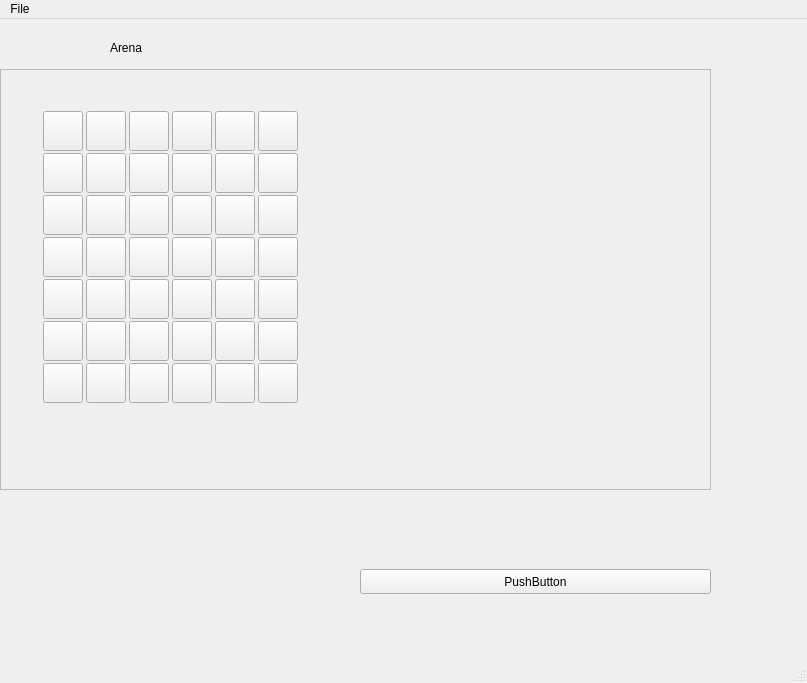
<?xml version="1.0" encoding="UTF-8"?>
<ui version="4.0">
 <class>MainWindow</class>
 <widget class="QMainWindow" name="MainWindow">
  <property name="geometry">
   <rect>
    <x>0</x>
    <y>0</y>
    <width>807</width>
    <height>683</height>
   </rect>
  </property>
  <property name="windowTitle">
   <string>MainWindow</string>
  </property>
  <widget class="QWidget" name="centralwidget">
   <widget class="QWidget" name="horizontalLayoutWidget">
    <property name="geometry">
     <rect>
      <x>0</x>
      <y>50</y>
      <width>711</width>
      <height>421</height>
     </rect>
    </property>
    <layout class="QHBoxLayout" name="horizontalLayout">
     <item>
      <widget class="QFrame" name="frame">
       <property name="frameShape">
        <enum>QFrame::StyledPanel</enum>
       </property>
       <property name="frameShadow">
        <enum>QFrame::Raised</enum>
       </property>
       <widget class="QWidget" name="gridLayoutWidget">
        <property name="geometry">
         <rect>
          <x>40</x>
          <y>40</y>
          <width>261</width>
          <height>301</height>
         </rect>
        </property>
        <layout class="QGridLayout" name="gridLayout">
         <property name="sizeConstraint">
          <enum>QLayout::SetDefaultConstraint</enum>
         </property>
         <property name="spacing">
          <number>0</number>
         </property>
         <item row="0" column="4">
          <widget class="QPushButton" name="btnArena14">
           <property name="minimumSize">
            <size>
             <width>40</width>
             <height>40</height>
            </size>
           </property>
           <property name="maximumSize">
            <size>
             <width>40</width>
             <height>40</height>
            </size>
           </property>
           <property name="text">
            <string/>
           </property>
          </widget>
         </item>
         <item row="0" column="5">
          <widget class="QPushButton" name="btnArena15">
           <property name="minimumSize">
            <size>
             <width>40</width>
             <height>40</height>
            </size>
           </property>
           <property name="maximumSize">
            <size>
             <width>40</width>
             <height>40</height>
            </size>
           </property>
           <property name="text">
            <string/>
           </property>
          </widget>
         </item>
         <item row="1" column="2">
          <widget class="QPushButton" name="pushButton_19">
           <property name="minimumSize">
            <size>
             <width>40</width>
             <height>40</height>
            </size>
           </property>
           <property name="maximumSize">
            <size>
             <width>40</width>
             <height>40</height>
            </size>
           </property>
           <property name="text">
            <string/>
           </property>
          </widget>
         </item>
         <item row="1" column="4">
          <widget class="QPushButton" name="pushButton_21">
           <property name="minimumSize">
            <size>
             <width>40</width>
             <height>40</height>
            </size>
           </property>
           <property name="maximumSize">
            <size>
             <width>40</width>
             <height>40</height>
            </size>
           </property>
           <property name="text">
            <string/>
           </property>
          </widget>
         </item>
         <item row="6" column="3">
          <widget class="QPushButton" name="pushButton_41">
           <property name="minimumSize">
            <size>
             <width>40</width>
             <height>40</height>
            </size>
           </property>
           <property name="maximumSize">
            <size>
             <width>40</width>
             <height>40</height>
            </size>
           </property>
           <property name="text">
            <string/>
           </property>
          </widget>
         </item>
         <item row="4" column="2">
          <widget class="QPushButton" name="pushButton_29">
           <property name="minimumSize">
            <size>
             <width>40</width>
             <height>40</height>
            </size>
           </property>
           <property name="maximumSize">
            <size>
             <width>40</width>
             <height>40</height>
            </size>
           </property>
           <property name="text">
            <string/>
           </property>
          </widget>
         </item>
         <item row="0" column="0">
          <widget class="QPushButton" name="pushButton_4">
           <property name="enabled">
            <bool>true</bool>
           </property>
           <property name="sizePolicy">
            <sizepolicy hsizetype="Minimum" vsizetype="Minimum">
             <horstretch>1</horstretch>
             <verstretch>5</verstretch>
            </sizepolicy>
           </property>
           <property name="minimumSize">
            <size>
             <width>40</width>
             <height>40</height>
            </size>
           </property>
           <property name="maximumSize">
            <size>
             <width>40</width>
             <height>40</height>
            </size>
           </property>
           <property name="text">
            <string/>
           </property>
          </widget>
         </item>
         <item row="1" column="1">
          <widget class="QPushButton" name="pushButton_18">
           <property name="minimumSize">
            <size>
             <width>40</width>
             <height>40</height>
            </size>
           </property>
           <property name="maximumSize">
            <size>
             <width>40</width>
             <height>40</height>
            </size>
           </property>
           <property name="text">
            <string/>
           </property>
          </widget>
         </item>
         <item row="6" column="4">
          <widget class="QPushButton" name="pushButton_33">
           <property name="minimumSize">
            <size>
             <width>40</width>
             <height>40</height>
            </size>
           </property>
           <property name="maximumSize">
            <size>
             <width>40</width>
             <height>40</height>
            </size>
           </property>
           <property name="text">
            <string/>
           </property>
          </widget>
         </item>
         <item row="6" column="0">
          <widget class="QPushButton" name="pushButton_17">
           <property name="minimumSize">
            <size>
             <width>40</width>
             <height>40</height>
            </size>
           </property>
           <property name="maximumSize">
            <size>
             <width>40</width>
             <height>40</height>
            </size>
           </property>
           <property name="text">
            <string/>
           </property>
          </widget>
         </item>
         <item row="0" column="3">
          <widget class="QPushButton" name="btnArena13">
           <property name="minimumSize">
            <size>
             <width>40</width>
             <height>40</height>
            </size>
           </property>
           <property name="maximumSize">
            <size>
             <width>40</width>
             <height>40</height>
            </size>
           </property>
           <property name="text">
            <string/>
           </property>
          </widget>
         </item>
         <item row="4" column="3">
          <widget class="QPushButton" name="pushButton_30">
           <property name="minimumSize">
            <size>
             <width>40</width>
             <height>40</height>
            </size>
           </property>
           <property name="maximumSize">
            <size>
             <width>40</width>
             <height>40</height>
            </size>
           </property>
           <property name="text">
            <string/>
           </property>
          </widget>
         </item>
         <item row="3" column="4">
          <widget class="QPushButton" name="pushButton_26">
           <property name="minimumSize">
            <size>
             <width>40</width>
             <height>40</height>
            </size>
           </property>
           <property name="maximumSize">
            <size>
             <width>40</width>
             <height>40</height>
            </size>
           </property>
           <property name="text">
            <string/>
           </property>
          </widget>
         </item>
         <item row="2" column="5">
          <widget class="QPushButton" name="pushButton_13">
           <property name="minimumSize">
            <size>
             <width>40</width>
             <height>40</height>
            </size>
           </property>
           <property name="maximumSize">
            <size>
             <width>40</width>
             <height>40</height>
            </size>
           </property>
           <property name="text">
            <string/>
           </property>
          </widget>
         </item>
         <item row="2" column="0">
          <widget class="QPushButton" name="pushButton_14">
           <property name="minimumSize">
            <size>
             <width>40</width>
             <height>40</height>
            </size>
           </property>
           <property name="maximumSize">
            <size>
             <width>40</width>
             <height>40</height>
            </size>
           </property>
           <property name="text">
            <string/>
           </property>
          </widget>
         </item>
         <item row="6" column="2">
          <widget class="QPushButton" name="pushButton_42">
           <property name="minimumSize">
            <size>
             <width>40</width>
             <height>40</height>
            </size>
           </property>
           <property name="maximumSize">
            <size>
             <width>40</width>
             <height>40</height>
            </size>
           </property>
           <property name="text">
            <string/>
           </property>
          </widget>
         </item>
         <item row="5" column="5">
          <widget class="QPushButton" name="pushButton_37">
           <property name="minimumSize">
            <size>
             <width>40</width>
             <height>40</height>
            </size>
           </property>
           <property name="maximumSize">
            <size>
             <width>40</width>
             <height>40</height>
            </size>
           </property>
           <property name="text">
            <string/>
           </property>
          </widget>
         </item>
         <item row="2" column="1">
          <widget class="QPushButton" name="pushButton_5">
           <property name="minimumSize">
            <size>
             <width>40</width>
             <height>40</height>
            </size>
           </property>
           <property name="maximumSize">
            <size>
             <width>40</width>
             <height>40</height>
            </size>
           </property>
           <property name="text">
            <string/>
           </property>
          </widget>
         </item>
         <item row="2" column="4">
          <widget class="QPushButton" name="pushButton_12">
           <property name="minimumSize">
            <size>
             <width>40</width>
             <height>40</height>
            </size>
           </property>
           <property name="maximumSize">
            <size>
             <width>40</width>
             <height>40</height>
            </size>
           </property>
           <property name="text">
            <string/>
           </property>
          </widget>
         </item>
         <item row="1" column="3">
          <widget class="QPushButton" name="pushButton_20">
           <property name="minimumSize">
            <size>
             <width>40</width>
             <height>40</height>
            </size>
           </property>
           <property name="maximumSize">
            <size>
             <width>40</width>
             <height>40</height>
            </size>
           </property>
           <property name="text">
            <string/>
           </property>
          </widget>
         </item>
         <item row="3" column="0">
          <widget class="QPushButton" name="pushButton_15">
           <property name="minimumSize">
            <size>
             <width>40</width>
             <height>40</height>
            </size>
           </property>
           <property name="maximumSize">
            <size>
             <width>40</width>
             <height>40</height>
            </size>
           </property>
           <property name="text">
            <string/>
           </property>
          </widget>
         </item>
         <item row="2" column="3">
          <widget class="QPushButton" name="pushButton_10">
           <property name="minimumSize">
            <size>
             <width>40</width>
             <height>40</height>
            </size>
           </property>
           <property name="maximumSize">
            <size>
             <width>40</width>
             <height>40</height>
            </size>
           </property>
           <property name="text">
            <string/>
           </property>
          </widget>
         </item>
         <item row="6" column="1">
          <widget class="QPushButton" name="pushButton_43">
           <property name="minimumSize">
            <size>
             <width>40</width>
             <height>40</height>
            </size>
           </property>
           <property name="maximumSize">
            <size>
             <width>40</width>
             <height>40</height>
            </size>
           </property>
           <property name="text">
            <string/>
           </property>
          </widget>
         </item>
         <item row="4" column="4">
          <widget class="QPushButton" name="pushButton_31">
           <property name="minimumSize">
            <size>
             <width>40</width>
             <height>40</height>
            </size>
           </property>
           <property name="maximumSize">
            <size>
             <width>40</width>
             <height>40</height>
            </size>
           </property>
           <property name="text">
            <string/>
           </property>
          </widget>
         </item>
         <item row="4" column="5">
          <widget class="QPushButton" name="pushButton_32">
           <property name="minimumSize">
            <size>
             <width>40</width>
             <height>40</height>
            </size>
           </property>
           <property name="maximumSize">
            <size>
             <width>40</width>
             <height>40</height>
            </size>
           </property>
           <property name="text">
            <string/>
           </property>
          </widget>
         </item>
         <item row="3" column="5">
          <widget class="QPushButton" name="pushButton_27">
           <property name="minimumSize">
            <size>
             <width>40</width>
             <height>40</height>
            </size>
           </property>
           <property name="maximumSize">
            <size>
             <width>40</width>
             <height>40</height>
            </size>
           </property>
           <property name="text">
            <string/>
           </property>
          </widget>
         </item>
         <item row="5" column="4">
          <widget class="QPushButton" name="pushButton_40">
           <property name="minimumSize">
            <size>
             <width>40</width>
             <height>40</height>
            </size>
           </property>
           <property name="maximumSize">
            <size>
             <width>40</width>
             <height>40</height>
            </size>
           </property>
           <property name="text">
            <string/>
           </property>
          </widget>
         </item>
         <item row="4" column="1">
          <widget class="QPushButton" name="pushButton_28">
           <property name="minimumSize">
            <size>
             <width>40</width>
             <height>40</height>
            </size>
           </property>
           <property name="maximumSize">
            <size>
             <width>40</width>
             <height>40</height>
            </size>
           </property>
           <property name="text">
            <string/>
           </property>
          </widget>
         </item>
         <item row="5" column="1">
          <widget class="QPushButton" name="pushButton_39">
           <property name="minimumSize">
            <size>
             <width>40</width>
             <height>40</height>
            </size>
           </property>
           <property name="maximumSize">
            <size>
             <width>40</width>
             <height>40</height>
            </size>
           </property>
           <property name="text">
            <string/>
           </property>
          </widget>
         </item>
         <item row="5" column="2">
          <widget class="QPushButton" name="pushButton_38">
           <property name="minimumSize">
            <size>
             <width>40</width>
             <height>40</height>
            </size>
           </property>
           <property name="maximumSize">
            <size>
             <width>40</width>
             <height>40</height>
            </size>
           </property>
           <property name="text">
            <string/>
           </property>
          </widget>
         </item>
         <item row="0" column="1">
          <widget class="QPushButton" name="btnArena11">
           <property name="minimumSize">
            <size>
             <width>40</width>
             <height>40</height>
            </size>
           </property>
           <property name="maximumSize">
            <size>
             <width>40</width>
             <height>40</height>
            </size>
           </property>
           <property name="text">
            <string/>
           </property>
          </widget>
         </item>
         <item row="6" column="5">
          <widget class="QPushButton" name="pushButton_34">
           <property name="minimumSize">
            <size>
             <width>40</width>
             <height>40</height>
            </size>
           </property>
           <property name="maximumSize">
            <size>
             <width>40</width>
             <height>40</height>
            </size>
           </property>
           <property name="text">
            <string/>
           </property>
          </widget>
         </item>
         <item row="3" column="2">
          <widget class="QPushButton" name="pushButton_24">
           <property name="minimumSize">
            <size>
             <width>40</width>
             <height>40</height>
            </size>
           </property>
           <property name="maximumSize">
            <size>
             <width>40</width>
             <height>40</height>
            </size>
           </property>
           <property name="text">
            <string/>
           </property>
          </widget>
         </item>
         <item row="5" column="3">
          <widget class="QPushButton" name="pushButton_36">
           <property name="minimumSize">
            <size>
             <width>40</width>
             <height>40</height>
            </size>
           </property>
           <property name="maximumSize">
            <size>
             <width>40</width>
             <height>40</height>
            </size>
           </property>
           <property name="text">
            <string/>
           </property>
          </widget>
         </item>
         <item row="1" column="0">
          <widget class="QPushButton" name="pushButton_3">
           <property name="minimumSize">
            <size>
             <width>40</width>
             <height>40</height>
            </size>
           </property>
           <property name="maximumSize">
            <size>
             <width>40</width>
             <height>40</height>
            </size>
           </property>
           <property name="text">
            <string/>
           </property>
          </widget>
         </item>
         <item row="4" column="0">
          <widget class="QPushButton" name="pushButton_16">
           <property name="minimumSize">
            <size>
             <width>40</width>
             <height>40</height>
            </size>
           </property>
           <property name="maximumSize">
            <size>
             <width>40</width>
             <height>40</height>
            </size>
           </property>
           <property name="text">
            <string/>
           </property>
          </widget>
         </item>
         <item row="0" column="2">
          <widget class="QPushButton" name="btnArena12">
           <property name="minimumSize">
            <size>
             <width>40</width>
             <height>40</height>
            </size>
           </property>
           <property name="maximumSize">
            <size>
             <width>40</width>
             <height>40</height>
            </size>
           </property>
           <property name="text">
            <string/>
           </property>
          </widget>
         </item>
         <item row="5" column="0">
          <widget class="QPushButton" name="pushButton_35">
           <property name="minimumSize">
            <size>
             <width>40</width>
             <height>40</height>
            </size>
           </property>
           <property name="maximumSize">
            <size>
             <width>40</width>
             <height>40</height>
            </size>
           </property>
           <property name="text">
            <string/>
           </property>
          </widget>
         </item>
         <item row="3" column="1">
          <widget class="QPushButton" name="pushButton_23">
           <property name="minimumSize">
            <size>
             <width>40</width>
             <height>40</height>
            </size>
           </property>
           <property name="maximumSize">
            <size>
             <width>40</width>
             <height>40</height>
            </size>
           </property>
           <property name="text">
            <string/>
           </property>
          </widget>
         </item>
         <item row="2" column="2">
          <widget class="QPushButton" name="pushButton_7">
           <property name="minimumSize">
            <size>
             <width>40</width>
             <height>40</height>
            </size>
           </property>
           <property name="maximumSize">
            <size>
             <width>40</width>
             <height>40</height>
            </size>
           </property>
           <property name="text">
            <string/>
           </property>
          </widget>
         </item>
         <item row="3" column="3">
          <widget class="QPushButton" name="pushButton_25">
           <property name="minimumSize">
            <size>
             <width>40</width>
             <height>40</height>
            </size>
           </property>
           <property name="maximumSize">
            <size>
             <width>40</width>
             <height>40</height>
            </size>
           </property>
           <property name="text">
            <string/>
           </property>
          </widget>
         </item>
         <item row="1" column="5">
          <widget class="QPushButton" name="pushButton_22">
           <property name="minimumSize">
            <size>
             <width>40</width>
             <height>40</height>
            </size>
           </property>
           <property name="maximumSize">
            <size>
             <width>40</width>
             <height>40</height>
            </size>
           </property>
           <property name="text">
            <string/>
           </property>
          </widget>
         </item>
        </layout>
       </widget>
      </widget>
     </item>
    </layout>
   </widget>
   <widget class="QLabel" name="label">
    <property name="geometry">
     <rect>
      <x>110</x>
      <y>20</y>
      <width>67</width>
      <height>17</height>
     </rect>
    </property>
    <property name="text">
     <string>Arena</string>
    </property>
   </widget>
   <widget class="QPushButton" name="pushButton_45">
    <property name="geometry">
     <rect>
      <x>360</x>
      <y>550</y>
      <width>351</width>
      <height>25</height>
     </rect>
    </property>
    <property name="text">
     <string>PushButton</string>
    </property>
   </widget>
  </widget>
  <widget class="QMenuBar" name="menubar">
   <property name="geometry">
    <rect>
     <x>0</x>
     <y>0</y>
     <width>807</width>
     <height>22</height>
    </rect>
   </property>
   <widget class="QMenu" name="menuFile">
    <property name="title">
     <string>File</string>
    </property>
    <addaction name="actionExit"/>
   </widget>
   <addaction name="menuFile"/>
  </widget>
  <widget class="QStatusBar" name="statusbar"/>
  <action name="actionExit">
   <property name="text">
    <string>Exit</string>
   </property>
  </action>
 </widget>
 <resources/>
 <connections/>
</ui>
